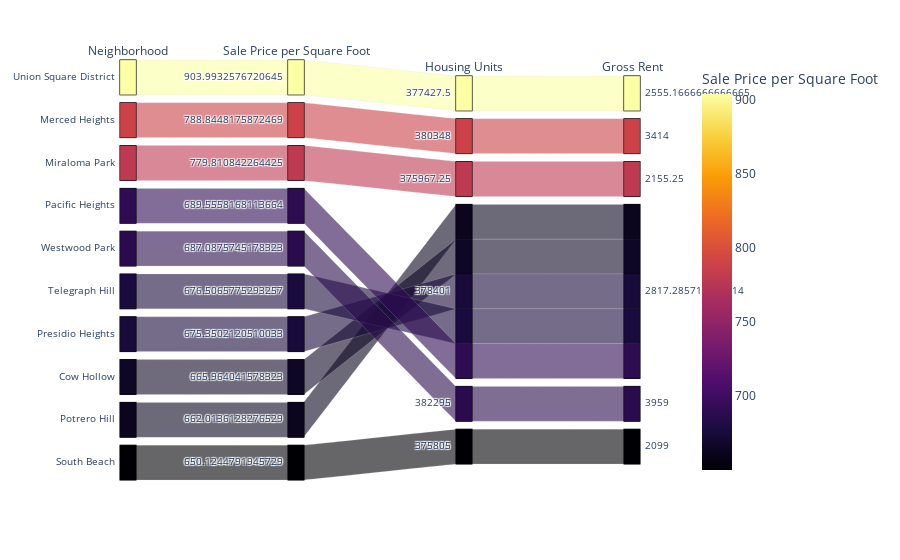

The notebook cell saved with this chart:
### Code cell
#Parallel Categories Plot
px.parallel_categories(
    neighborhood_grp[:10],
    dimensions=["neighborhood", "sale_price_sqr_foot", "housing_units", "gross_rent"],
    color="sale_price_sqr_foot",
    color_continuous_scale=px.colors.sequential.Inferno,
    labels={
        "neighborhood": "Neighborhood",
        "sale_price_sqr_foot": "Sale Price per Square Foot",
        "housing_units": "Housing Units",
        "gross_rent": "Gross Rent",
    },
)

### Figure 1 — Plotly figure (JSON) as saved in the notebook; plotly's stock layout.template omitted (floating-point values rounded to 4 significant figures)
{"data": [{"dimensions": [{"label": "Neighborhood", "values": ["Union Square District", "Merced Heights", "Miraloma Park", "Pacific Heights", "Westwood Park", "Telegraph Hill", "Presidio Heights", "Cow Hollow", "Potrero Hill", "South Beach"]}, {"label": "Sale Price per Square Foot", "values": [904.0, 788.8, 779.8, 689.6, 687.1, 676.5, 675.4, 666.0, 662.0, 650.1]}, {"label": "Housing Units", "values": [377400.0, 380348, 376000.0, 378401, 382295, 378401, 378401, 378401, 378401, 375805]}, {"label": "Gross Rent", "values": [2555.0, 3414, 2155.0, 2817.0, 3959, 2817.0, 2817.0, 2817.0, 2817.0, 2099]}], "domain": {"x": [0, 1], "y": [0, 1]}, "line": {"color": [904.0, 788.8, 779.8, 689.6, 687.1, 676.5, 675.4, 666.0, 662.0, 650.1], "coloraxis": "coloraxis"}, "name": "", "type": "parcats"}], "layout": {"autosize": true, "coloraxis": {"colorbar": {"title": {"text": "Sale Price per Square Foot"}}, "colorscale": [[0, "#000004"], [0.1111, "#1b0c41"], [0.2222, "#4a0c6b"], [0.3333, "#781c6d"], [0.4444, "#a52c60"], [0.5556, "#cf4446"], [0.6667, "#ed6925"], [0.7778, "#fb9b06"], [0.8889, "#f7d13d"], [1, "#fcffa4"]]}, "legend": {"tracegroupgap": 0}, "margin": {"t": 60}}}
